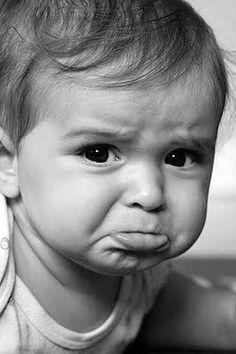
#> input picture image.jpg, 236 x 354 px
$ python ImagePredictAI.py
#> lines starting #> are read from the running program, lines starting #| are printed output that depends on the picture; after the words box and inside, x2 and y2 are one past the last pixel; in counts of white or black regions, pixels touching at a corner belong together
import cv2  # Import OpenCV library
#from deepface import DeepFace

# Read input image
img = cv2.imread('image.jpg')
#> img is the input picture: shape (354, 236, 3); min 0, max 255, mean 130.9

# Convert image to grayscale
gray = cv2.cvtColor(img, cv2.COLOR_BGR2GRAY)

# Detect eyes using a Haar cascade classifier
eye_cascade = cv2.CascadeClassifier('haarcascade_eye.xml')
eyes = eye_cascade.detectMultiScale(gray, 1.3, 5)
#> eyes = [[152, 132, 53, 53], [69, 124, 61, 61]]

# Iterate through the eyes detected and draw a rectangle around them
for (x,y,w,h) in eyes:
    cv2.rectangle(img, (x,y), (x+w,y+h), (255,0,0), 2)

    # Get eye's color
    eye_img = img[y:y+h, x:x+w]
    eye_bgr = cv2.mean(eye_img)
    eye_color = 'unknown'

    # Assign eye color based on BGR values
    if eye_bgr[2] > eye_bgr[1] and eye_bgr[2] > eye_bgr[0]:
        eye_color = 'blue'
    elif eye_bgr[1] > eye_bgr[0] and eye_bgr[1] > eye_bgr[2]:
        eye_color = 'green'
    elif eye_bgr[0] > eye_bgr[1] and eye_bgr[0] > eye_bgr[2]:
        eye_color = 'brown'
    elif eye_bgr[2] > eye_bgr[0] and eye_bgr[2] > eye_bgr[1]:
        eye_color = 'gray'
    elif eye_bgr[1] > eye_bgr[2] and eye_bgr[1] > eye_bgr[0]:
        eye_color = 'hazel'
    elif eye_bgr[0] > eye_bgr[2] and eye_bgr[0] > eye_bgr[1]:
        eye_color = 'amber'
    else:
        eye_color = 'unknown'

    # Detect emotion
    emotion_cascade = cv2.CascadeClassifier('haarcascade_smile.xml')
    emotion = emotion_cascade.detectMultiScale(gray, 1.1, 5)

    for (x, y, w, h) in emotion:
        emotion_img = img[y:y+h, x:x+w]
        emotion_bgr = cv2.mean(emotion_img)
        emotion_color = 'unknown'

        # Assign emotion based on BGR values
        if emotion_bgr[2] > emotion_bgr[1] and emotion_bgr[2] > emotion_bgr[0]:
            emotion_color = 'happy'
        elif emotion_bgr[0] > emotion_bgr[1] and emotion_bgr[0] > emotion_bgr[2]:
            emotion_color = 'sad'
        elif emotion_bgr[1] > emotion_bgr[2] and emotion_bgr[1] > emotion_bgr[0]:
            emotion_color = 'angry'
        else:
            emotion_color = 'unknown'

        print('Eye color:', eye_color)
        print('Emotion:', emotion_color)
        break
    break
#> this loop made 1 pass
#> (eye_bgr, eye_color) on pass 1: ((110, 81.95, 81.95, 0), 'brown')
#| Eye color: brown
#| Emotion: unknown
#> pass 1, `eye_img = img[y:y+h, x:x+w]`:
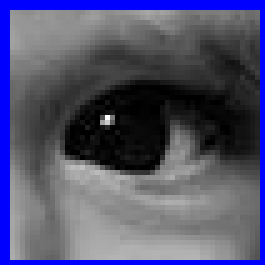
#> eye_img: shape (53, 53, 3) (shown 5 times larger); mean B, G, R 110, 81.9, 81.9
#> after the loop:
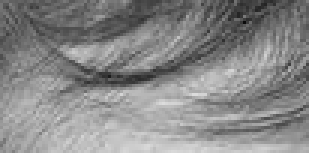
#> emotion_img: shape (51, 103, 3) (shown 3 times larger); min 11, max 220, mean 135.7
#> after the loop:
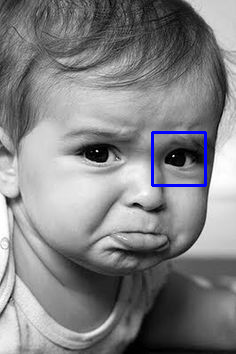
#> img: shape (354, 236, 3); 0.76% of pixels changed, all inside (x1, y1, x2, y2) = (151, 131, 207, 187)

# Show the image
cv2.imshow('Eye Detection', img)

# Wait until a key is pressed
cv2.waitKey(0)

# Release the image
cv2.destroyAllWindows()
